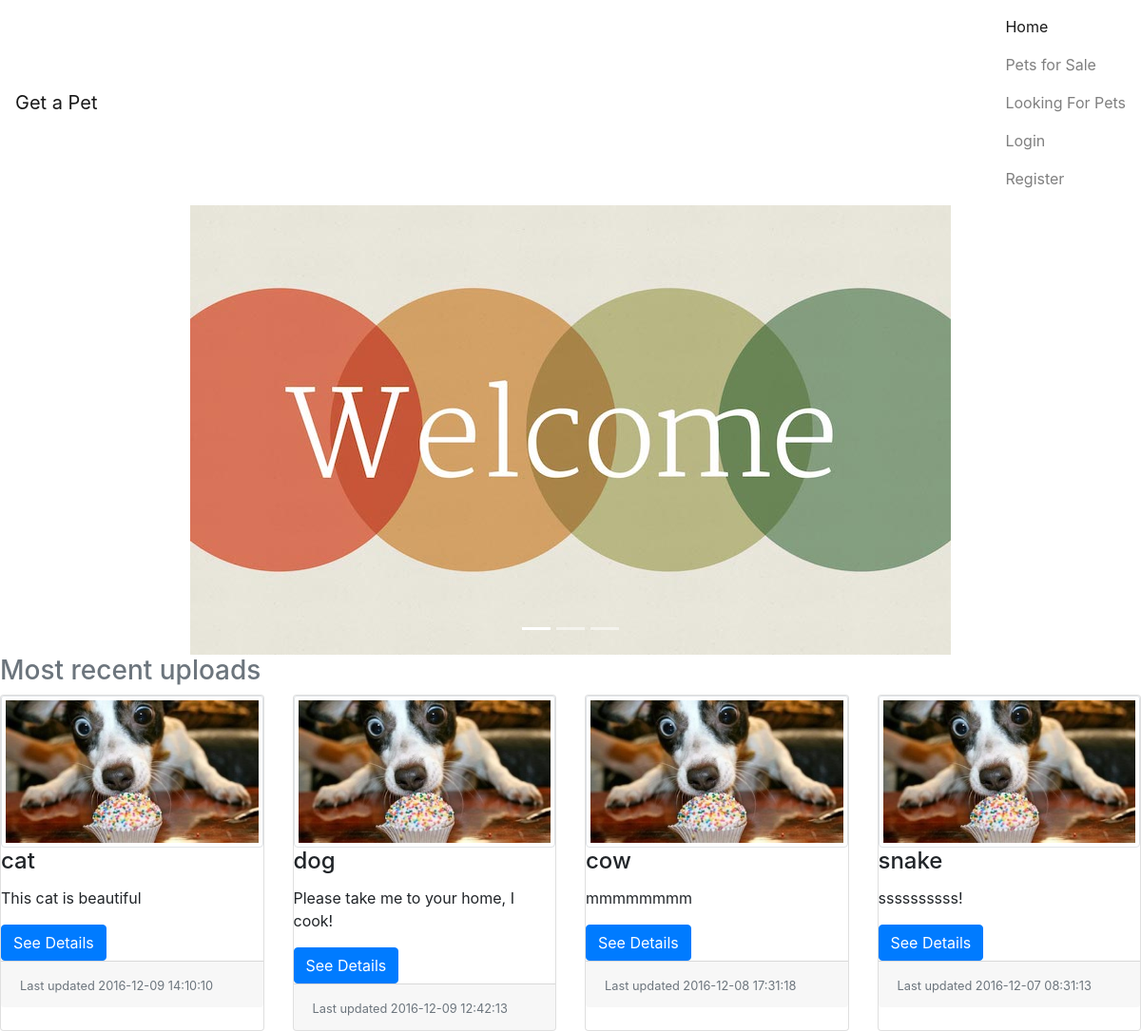
The page / on the database its author committed.
### tables this page shows
CREATE TABLE pets (
  pet_id         INT(6) NOT NULL AUTO_INCREMENT,
  user_id        INT(6) NOT NULL DEFAULT 0,
  pet_type       VARCHAR(40),
  pet_breed      VARCHAR(40),
  pet_age        VARCHAR(20),
  advert_type    INT(1),
  advert_details VARCHAR(200),
  pet_photo      LONGBLOB,
  time           VARCHAR(20),
  due_time       VARCHAR(20),
  PRIMARY KEY (pet_id),
  FOREIGN KEY (user_id) REFERENCES USERS (user_id)
);

### index.php (the view, shortened to what this page needs)
<!DOCTYPE html>
<html>
<head>
    <link rel="stylesheet" href="https://maxcdn.bootstrapcdn.com/bootstrap/4.0.0-alpha.5/css/bootstrap.min.css"
>
</head>
<body>
<nav class="navbar navbar-light bg-faded">
    <a href="#" class="navbar-brand">Get a Pet</a>
    <ul class="nav navbar-nav">
        <li class="nav-item active">
            <a class="nav-link" href="#">Home</a>
        </li>
        <li class="nav-item">
            <a class="nav-link" href="view/petsForSale.php">Pets for Sale</a>
        </li>
        <li class="nav-item">
            <a class="nav-link" href="view/petsForAdoption.php">Looking For Pets</a>
        </li>
        <?php
        if (isset($_SESSION["login"])) {
            $user = $_SESSION["login"];
            $userLogin = unserialize($user);
            ?>
            <li class="nav-item">
                <a class="nav-link" href="view/AddPet.php">Add Pet</a>
            </li>
            <li class="nav-item">
                <a class="nav-link" href="view/MyAdverts.php">My Advertisements</a>
            </li>
            <li class="nav-item float-xs-right">
                <a class="nav-link" href="controller/logoutController.php">Logout</a>
            </li>
            <li class="nav-item float-xs-right">
                <a class="nav-link" href="view/messages.php">Messages</a>
            </li>
            <li class="nav-item float-xs-right">
                <a class="nav-link" href="view/userProfile.php"><?= $userLogin->getUsername() ?></a>
            </li>
            <?php
        } else {
            ?>
            <li class="nav-item float-xs-right">
                <a class="nav-link" href="view/login.php">Login</a>
            </li>
            <li class="nav-item float-xs-right">
                <a class="nav-link" href="view/register.php">Register</a>
            </li>
        <?php } ?>
    </ul>
</nav>
<div id="carousel-example-generic" class="carousel slide" data-ride="carousel">
    <ol class="carousel-indicators">
        <li data-target="#carousel-example-generic" data-slide-to="0" class="active"></li>
        <li data-target="#carousel-example-generic" data-slide-to="1"></li>
        <li data-target="#carousel-example-generic" data-slide-to="2"></li>
    </ol>
    <div class="carousel-inner" role="listbox">
        <div class="carousel-item active">
            <img class="d-block mx-auto" max-width="100%" max-height="100%" src="images/welcome.jpg" alt="First slide">
        </div>
    </div>
</div>
<h3 class="text-muted">Most recent uploads</h3>
<div class="card-deck-wrapper">
    <div class="card-deck">
        <?php
        $db = DatabaseConnection::getInstance();
        $cardsQuery = "select * from pets order by time DESC limit 4";
        $rows = $db->query($cardsQuery);
        foreach ($rows as $row) {
            ?>
            <div class="card">
                <img class="card-img-top img-thumbnail" src="images/dog1.jpg" alt="Card image cap">
                <div class="card-block">
                    <h4 class="card-title"><?= $row['pet_type'] ?></h4>
                    <p class="card-text"><?= $row['advert_details'] ?></p>
                    <form method="GET" action="view/petFullView.php">
                        <button type="submit" class="btn btn-primary" name="details_adv"
                                value="<?= $row['pet_id'] ?>">See Details
                        </button>
                    </form>
                </div>
                <div class="card-footer text-muted">
                    <p class="card-text float-xs-right">
                        <small> Last updated <?= $row['time'] ?> </small>
                    </p>
                </div>
            </div>
        <?php } ?>
    </div>
</div>
</body>
</html>

### rows shown on the page
pets: pet_type "cat", advert_details "This cat is beautiful", $row['pet_id'] 2 (drawn), time "2016-12-09 14:10:10"
pets: pet_type "dog", advert_details "Please take me to your home, I cook!", $row['pet_id'] 1 (drawn), time "2016-12-09 12:42:13"
pets: pet_type "cow", advert_details "mmmmmmmm", $row['pet_id'] 4 (drawn), time "2016-12-08 17:31:18"
pets: pet_type "snake", advert_details "ssssssssss!", $row['pet_id'] 3 (drawn), time "2016-12-07 08:31:13"
